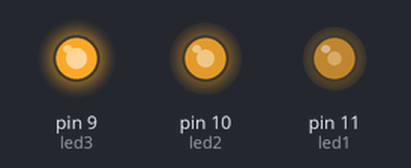
The sketch below on a simulated Arduino Uno, built with avr-gcc and run on an emulated ATmega328P. Shown: output pins drawn as LEDs (lit = HIGH). Random numbers use the default seed unless the sketch sets one.

Above: at 0.37 s.
At 7.34 s:
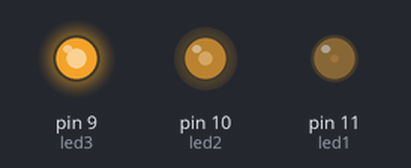
At 13.8 s:
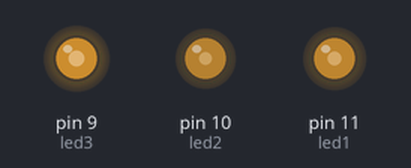
At 18.91 s:
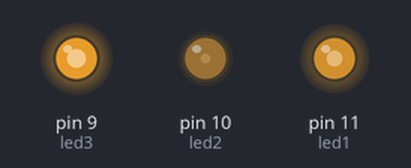
At 28.48 s:
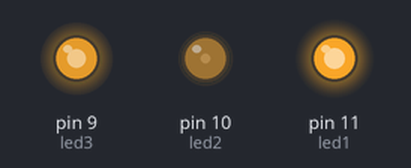
At 39.03 s:
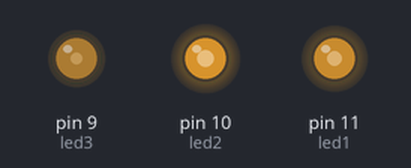
Timing chart, 0 to 40.0 s (numbered marks = the images above):
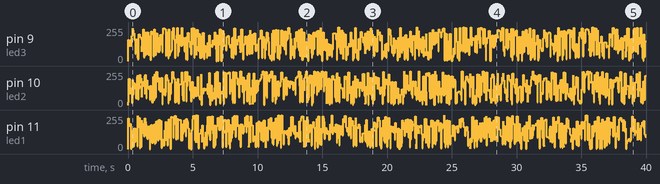

The sketch:

fire.ino
```cpp
#define led1 11
#define led2 10
#define led3 9

void setup() {
  pinMode(led1, OUTPUT);
  pinMode(led2, OUTPUT);
  pinMode(led3, OUTPUT);
}

void loop() {
  analogWrite(led1, random(0, 255));
  analogWrite(led2, random(0, 255));
  analogWrite(led3, random(0, 255));
  delay(random(0, 100));
}
```
